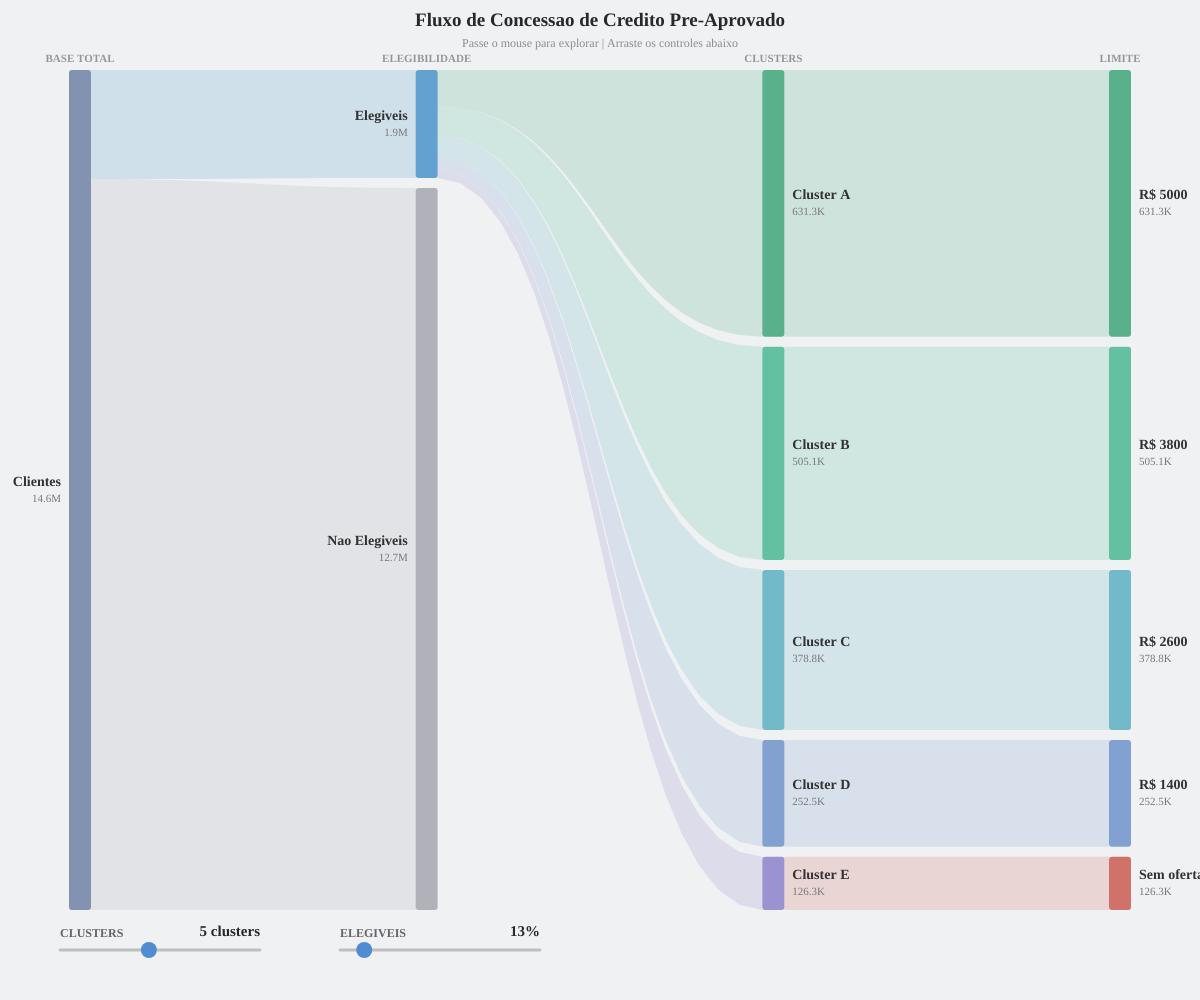
Frame 1 (no input)
Frame 60 (no input): identical to frame 1, image omitted
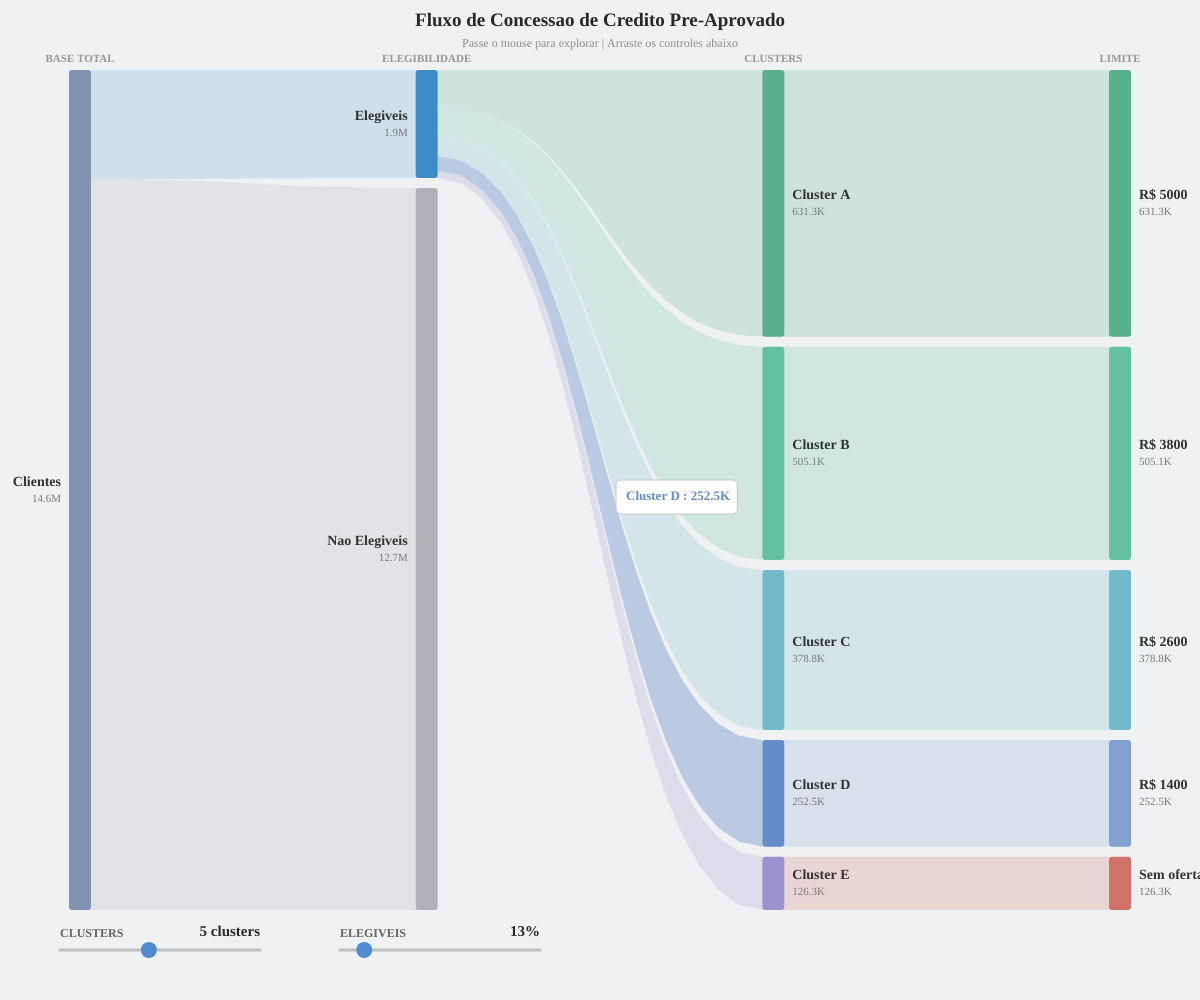
Frame 120 (the mouse pressed at the canvas centre since frame 60)

The p5.js sketch that drew these frames (run headless with seeded random() and noise() and a simulated clock; from frame 60 on, the mouse is pressed at the canvas centre):

// p5.js sketch
// ── sketch.js
// Sankey interativo — p5.js

const TOTAL_CLIENTES = 14569000;

// ── Classes

class SankeyNode {
  constructor(id, col, label, value, cor) {
    this.id = id;
    this.col = col;
    this.label = label;
    this.value = value;
    this.cor = cor;
    this.x = 0;
    this.y = 0;
    this.w = 22;
    this.h = 0;
  }

  display(hovered) {
    push();
    translate(this.x, this.y);

    // Barra
    noStroke();
    if (hovered) {
      fill(this.cor[0], this.cor[1], this.cor[2]);
    } else {
      fill(this.cor[0], this.cor[1], this.cor[2], 200);
    }
    rect(0, 0, this.w, this.h, 3);

    // Texto
    fill(50);
    textSize(14);
    textStyle(BOLD);

    if (this.col >= 2) {
      textAlign(LEFT, CENTER);
      text(this.label, this.w + 8, this.h / 2 - 8);
      textStyle(NORMAL);
      textSize(11);
      fill(120);
      text(formatNum(this.value), this.w + 8, this.h / 2 + 9);
    } else {
      textAlign(RIGHT, CENTER);
      text(this.label, -8, this.h / 2 - 8);
      textStyle(NORMAL);
      textSize(11);
      fill(120);
      text(formatNum(this.value), -8, this.h / 2 + 9);
    }

    pop();
  }

  contains(mx, my) {
    let extra = 90;
    let x1 = this.col >= 2 ? this.x : this.x - extra;
    let x2 = this.col >= 2 ? this.x + this.w + extra : this.x + this.w;
    return mx >= x1 && mx <= x2 && my >= this.y && my <= this.y + this.h;
  }
}

class SankeyLink {
  constructor(src, dst, val, cor) {
    this.src = src;
    this.dst = dst;
    this.val = val;
    this.cor = cor;
    this.srcX = 0;
    this.srcY = 0;
    this.srcH = 0;
    this.dstX = 0;
    this.dstY = 0;
    this.dstH = 0;
  }

  display(hovered) {
    noStroke();
    let baseAlpha = hovered ? 100 : 45;
    fill(this.cor[0], this.cor[1], this.cor[2], baseAlpha);

    let cpX = (this.srcX + this.dstX) / 2;

    beginShape();
    vertex(this.srcX, this.srcY);
    for (let t = 0; t <= 1; t += 0.05) {
      vertex(
        bezierPoint(this.srcX, cpX, cpX, this.dstX, t),
        bezierPoint(this.srcY, this.srcY, this.dstY, this.dstY, t)
      );
    }
    vertex(this.dstX, this.dstY);
    vertex(this.dstX, this.dstY + this.dstH);
    for (let t = 1; t >= 0; t -= 0.05) {
      vertex(
        bezierPoint(this.srcX, cpX, cpX, this.dstX, t),
        bezierPoint(this.srcY + this.srcH, this.srcY + this.srcH,
                    this.dstY + this.dstH, this.dstY + this.dstH, t)
      );
    }
    vertex(this.srcX, this.srcY + this.srcH);
    endShape(CLOSE);
  }

  contains(mx, my) {
    if (mx < this.srcX || mx > this.dstX) return false;
    let t = (mx - this.srcX) / (this.dstX - this.srcX);
    let topY = lerp(this.srcY, this.dstY, t);
    let botY = lerp(this.srcY + this.srcH, this.dstY + this.dstH, t);
    return my >= topY && my <= botY;
  }
}

class Slider {
  constructor(x, y, w, label, minVal, maxVal, val, formatFn) {
    this.x = x;
    this.y = y;
    this.w = w;
    this.label = label;
    this.minVal = minVal;
    this.maxVal = maxVal;
    this.val = val;
    this.formatFn = formatFn;
    this.dragging = false;
  }

  display() {
    push();
    translate(this.x, this.y);

    textAlign(LEFT, BOTTOM);
    textSize(12);
    textStyle(BOLD);
    fill(100);
    text(this.label, 0, -10);
    textAlign(RIGHT, BOTTOM);
    fill(40);
    textSize(15);
    text(this.formatFn(this.val), this.w, -10);

    stroke(190);
    strokeWeight(3);
    line(0, 0, this.w, 0);

    let hx = this.getHandleX();
    noStroke();
    fill(this.dragging ? color(50, 110, 190) : color(80, 140, 210));
    ellipse(hx, 0, 16);

    pop();
  }

  getHandleX() {
    return map(this.val, this.minVal, this.maxVal, 0, this.w);
  }

  handlePressed(mx, my) {
    let hx = this.x + this.getHandleX();
    if (dist(mx, my, hx, this.y) < 14) {
      this.dragging = true;
    }
  }

  handleDragged(mx) {
    if (!this.dragging) return false;
    let localX = constrain(mx - this.x, 0, this.w);
    this.val = round(map(localX, 0, this.w, this.minVal, this.maxVal));
    return true;
  }

  handleReleased() {
    this.dragging = false;
  }
}

// ── Cores
const CORES_CLUSTER = [
  [46, 160, 110],  [60, 180, 140],  [80, 170, 190],
  [100, 140, 200], [130, 120, 200], [160, 110, 180],
  [190, 100, 140], [200, 120, 90],  [210, 150, 70],
  [180, 170, 60],
];

// ── Estado
let nodes = [];
let links = [];
let hoveredNode = null;
let hoveredLink = null;
let sliderClusters, sliderElig;
let prevNumClusters = 5;
let clusterFade = 1; // 0 = invisivel, 1 = totalmente visivel
let clusterFading = false; // true = esta no meio de uma animacao

function setup() {
  createCanvas(windowWidth, windowHeight);
  textFont("Inter, Helvetica, Arial, sans-serif");

  sliderClusters = new Slider(60, height - 50, 200,
    "CLUSTERS", 1, 10, 5, v => v + " clusters");
  sliderElig = new Slider(340, height - 50, 200,
    "ELEGIVEIS", 1, 100, 13, v => v + "%");

  rebuildDiagram();
}

function windowResized() {
  resizeCanvas(windowWidth, windowHeight);
  sliderClusters.y = height - 50;
  sliderElig.y = height - 50;
  rebuildDiagram();
}

// ── Gerar dados
function rebuildDiagram() {
  nodes = [];
  links = [];

  let eligPct = sliderElig.val;
  let numC = sliderClusters.val;
  let eligCount = round(TOTAL_CLIENTES * eligPct / 100);
  let nonEligCount = TOTAL_CLIENTES - eligCount;

  let nTotal = new SankeyNode("total", 0, "Clientes", TOTAL_CLIENTES, [100, 120, 160]);
  let nElig = new SankeyNode("elig", 1, "Elegiveis", eligCount, [60, 140, 200]);
  let nNaoElig = new SankeyNode("nao_elig", 1, "Nao Elegiveis", nonEligCount, [160, 160, 170]);
  nodes.push(nTotal, nElig, nNaoElig);

  let weights = [];
  for (let i = 0; i < numC; i++) weights.push(numC - i);
  let totalW = weights.reduce((a, b) => a + b, 0);

  let remaining = eligCount;
  let clusterNodes = [];
  let limitNodes = [];

  for (let i = 0; i < numC; i++) {
    let isLast = i === numC - 1;
    let cVal = isLast ? remaining : round(eligCount * weights[i] / totalW);
    remaining -= cVal;

    let letra = String.fromCharCode(65 + i);
    let cor = CORES_CLUSTER[i % CORES_CLUSTER.length];

    let nc = new SankeyNode("c" + i, 2, "Cluster " + letra, cVal, cor);
    nodes.push(nc);
    clusterNodes.push(nc);

    let isUltimo = isLast && numC > 1;
    let limite = isUltimo ? 0 : max(200, round(5000 - i * (4800 / (numC - 1 || 1))));
    let limLabel = isUltimo ? "Sem oferta" : "R$ " + nf(limite, 0, 0);
    let limCor = isUltimo ? [200, 80, 70] : cor;

    let nl = new SankeyNode("lim" + i, 3, limLabel, cVal, limCor);
    nodes.push(nl);
    limitNodes.push(nl);
  }

  links.push(new SankeyLink(nTotal, nElig, eligCount, nElig.cor));
  links.push(new SankeyLink(nTotal, nNaoElig, nonEligCount, nNaoElig.cor));

  for (let i = 0; i < numC; i++) {
    links.push(new SankeyLink(nElig, clusterNodes[i], clusterNodes[i].value, clusterNodes[i].cor));
    links.push(new SankeyLink(clusterNodes[i], limitNodes[i], limitNodes[i].value, limitNodes[i].cor));
  }

  calcLayout();
}

function calcLayout() {
  let marginTop = 70;
  let marginBottom = 90;
  let marginX = 80;
  let nodeW = 22;
  let padY = 10;
  let usableW = width - 2 * marginX;
  let usableH = height - marginTop - marginBottom;
  let colSpacing = usableW / 3;

  let columns = [[], [], [], []];
  for (let n of nodes) columns[n.col].push(n);

  for (let c = 0; c < 4; c++) {
    let col = columns[c];
    let totalVal = col.reduce((s, n) => s + n.value, 0);
    let totalPad = (col.length - 1) * padY;
    let availH = usableH - totalPad;

    let yOff = marginTop;
    for (let node of col) {
      node.h = max(12, (node.value / totalVal) * availH);
      node.x = marginX + c * colSpacing - nodeW / 2;
      node.y = yOff;
      node.w = nodeW;
      yOff += node.h + padY;
    }

    let totalH = yOff - padY - marginTop;
    let offsetY = (usableH - totalH) / 2;
    for (let node of col) node.y += offsetY;
  }

  // Posicionar links
  let outOff = {};
  let inOff = {};
  for (let n of nodes) { outOff[n.id] = 0; inOff[n.id] = 0; }

  for (let lk of links) {
    let srcTotalOut = links.filter(l => l.src.id === lk.src.id).reduce((s, l) => s + l.val, 0);
    let dstTotalIn = links.filter(l => l.dst.id === lk.dst.id).reduce((s, l) => s + l.val, 0);

    lk.srcH = (lk.val / srcTotalOut) * lk.src.h;
    lk.dstH = (lk.val / dstTotalIn) * lk.dst.h;
    lk.srcX = lk.src.x + lk.src.w;
    lk.srcY = lk.src.y + outOff[lk.src.id];
    lk.dstX = lk.dst.x;
    lk.dstY = lk.dst.y + inOff[lk.dst.id];

    outOff[lk.src.id] += lk.srcH;
    inOff[lk.dst.id] += lk.dstH;
  }
}

// Ponto de origem da expansao (borda direita do no "elig")
function getExpandOriginX() {
  for (let n of nodes) {
    if (n.id === "elig") return n.x + n.w;
  }
  return width / 3;
}

// ── Draw
function draw() {
  background(240, 241, 243);

  // Animar expansao dos clusters
  if (clusterFading) {
    clusterFade = min(clusterFade + 0.05, 1);
    if (clusterFade >= 1) clusterFading = false;
  }

  // Detectar hover
  hoveredNode = null;
  hoveredLink = null;
  for (let n of nodes) {
    if (n.contains(mouseX, mouseY)) {
      hoveredNode = n;
      break;
    }
  }
  if (!hoveredNode) {
    for (let lk of links) {
      if (lk.contains(mouseX, mouseY)) {
        hoveredLink = lk;
        break;
      }
    }
  }

  // Titulo
  push();
  translate(width / 2, 0);
  textAlign(CENTER, TOP);
  noStroke();
  fill(40);
  textSize(19);
  textStyle(BOLD);
  text("Fluxo de Concessao de Credito Pre-Aprovado", 0, 12);
  textSize(12);
  textStyle(NORMAL);
  fill(140);
  text("Passe o mouse para explorar | Arraste os controles abaixo", 0, 38);
  pop();

  // Titulos das colunas
  let titles = ["BASE TOTAL", "ELEGIBILIDADE", "CLUSTERS", "LIMITE"];
  push();
  textSize(11);
  textStyle(BOLD);
  fill(150);
  textAlign(CENTER, TOP);
  noStroke();
  for (let c = 0; c < 4; c++) {
    text(titles[c], 80 + c * ((width - 160) / 3), 54);
  }
  pop();

  // Desenhar elementos da esquerda (col 0 e 1) normalmente
  for (let lk of links) {
    if (lk.dst.col <= 1) {
      let destaque = lk.src === hoveredNode || lk.dst === hoveredNode || lk === hoveredLink;
      lk.display(destaque);
    }
  }
  for (let n of nodes) {
    if (n.col <= 1) {
      let destaque = n === hoveredNode ||
                     (hoveredLink && (hoveredLink.src === n || hoveredLink.dst === n));
      n.display(destaque);
    }
  }

  // Desenhar clusters (col 2+) com animacao de expansao
  let originX = getExpandOriginX();
  push();
  translate(originX, 0);
  scale(clusterFade, 1);
  translate(-originX, 0);

  for (let lk of links) {
    if (lk.dst.col >= 2) {
      let destaque = lk.src === hoveredNode || lk.dst === hoveredNode || lk === hoveredLink;
      lk.display(destaque);
    }
  }
  for (let n of nodes) {
    if (n.col >= 2) {
      let destaque = n === hoveredNode ||
                     (hoveredLink && (hoveredLink.src === n || hoveredLink.dst === n));
      n.display(destaque);
    }
  }
  pop();

  // Sliders
  sliderClusters.display();
  sliderElig.display();

  // Tooltip
  let tooltipNode = hoveredNode;
  if (!tooltipNode && hoveredLink) {
    tooltipNode = hoveredLink.dst;
  }

  if (tooltipNode) {
    push();
    let txt = tooltipNode.label + " : " + formatNum(tooltipNode.value);
    let bw = textWidth(txt) + 30;
    let tx = mouseX + 16;
    let ty = mouseY - 20;
    if (tx + bw > width - 10) tx = mouseX - bw - 16;

    translate(tx, ty);
    fill(255);
    stroke(200);
    strokeWeight(1);
    rect(0, 0, bw, 34, 5);
    noStroke();
    fill(tooltipNode.cor[0], tooltipNode.cor[1], tooltipNode.cor[2]);
    textAlign(LEFT, CENTER);
    textStyle(BOLD);
    textSize(13);
    text(txt, 10, 17);
    pop();
  }

  cursor((hoveredNode || hoveredLink) ? HAND : ARROW);
}

// ── Eventos de mouse
function mousePressed() {
  sliderClusters.handlePressed(mouseX, mouseY);
  sliderElig.handlePressed(mouseX, mouseY);
}

function mouseDragged() {
  let changed = false;
  let clusterChanged = false;

  if (sliderClusters.handleDragged(mouseX)) {
    changed = true;
    if (sliderClusters.val !== prevNumClusters) {
      clusterChanged = true;
      prevNumClusters = sliderClusters.val;
    }
  }
  if (sliderElig.handleDragged(mouseX)) changed = true;

  if (changed) {
    rebuildDiagram();
    if (clusterChanged) {
      // Comeca a animacao de fade-in nos clusters novos
      clusterFade = 0;
      clusterFading = true;
      applyClusterFade();
    }
  }
}

function mouseReleased() {
  sliderClusters.handleReleased();
  sliderElig.handleReleased();
}

// ── Helper
function formatNum(n) {
  if (n >= 1e6) return (n / 1e6).toFixed(1) + "M";
  if (n >= 1e3) return (n / 1e3).toFixed(1) + "K";
  return n.toLocaleString("pt-BR");
}
